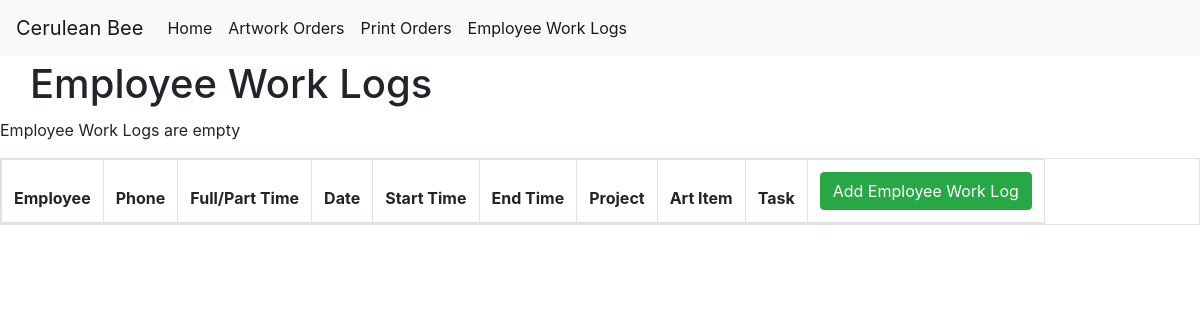
The page /employee_work_log_home on the database as committed earlier.
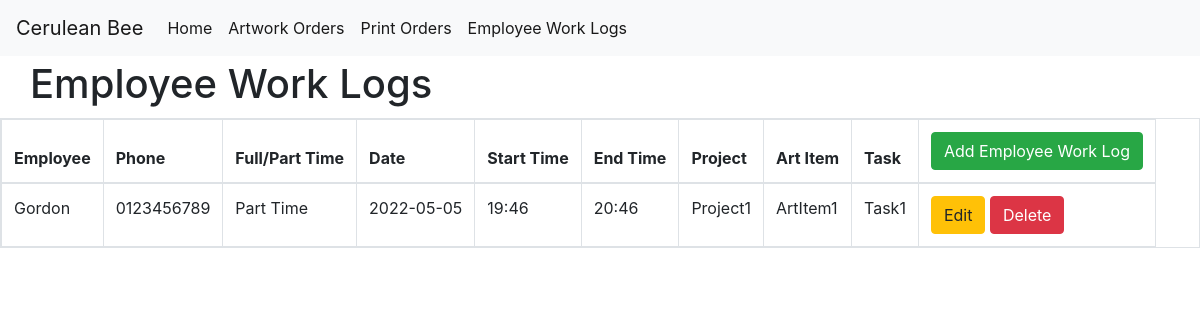
The same page on the database as committed later.
### main.py (models this page shows)
class Employee_Work_Log(db.Model):
    id = db.Column(db.Integer, primary_key=True)
    employee = db.Column(db.String(250), nullable=True)
    phone = db.Column(db.String(250), nullable=True)
    full_part_time = db.Column(db.String(250), nullable=True)
    date = db.Column(db.String(250), nullable=True)
    start_time = db.Column(db.String(250), nullable=True)
    project = db.Column(db.String(250), nullable=True)
    art_item = db.Column(db.String(250), nullable=True)
    task = db.Column(db.String(250), nullable=True)
    end_time = db.Column(db.String(250), nullable=True)

### main.py (the view)
@app.route('/employee_work_log_home')
def employee_work_log_home():
    all_employee_work_logs = db.session.query(Employee_Work_Log).all()
    return render_template('employee_work_log_home.html', all_employee_work_logs=all_employee_work_logs)

### templates/employee_work_log_home.html (shortened to what this page needs)
<!DOCTYPE html>
{% include "header.html" %}
<html lang="en">
    <head>
    </head>
    <body>
        <h1 style="margin:60px 0px 10px 30px">Employee Work Logs</h1>
        {% if all_employee_work_logs == [] %}
        <p>Employee Work Logs are empty</p>
        {% endif%}
        <table class="table table-bordered table-hover table-responsive">
            <thead>
                <tr>
                    <th>Employee</th>
                    <th>Phone</th>
                    <th>Full/Part Time</th>
                    <th>Date</th>
                    <th>Start Time</th>
                    <th>End Time</th>
                    <th>Project</th>
                    <th>Art Item</th>
                    <th>Task</th>
                    <th><a href="{{ url_for('add_employee_work_log') }}" class="btn btn-success" role="button">Add Employee Work Log</a></th>
                </tr>
            </thead>
            <tbody>
                {% for employee_work_log in all_employee_work_logs %}
                    <tr>
                        <td>{{ employee_work_log.employee }}</td>
                        <td>{{ employee_work_log.phone }}</td>
                        <td>{{ employee_work_log.full_part_time }}</td>
                        <td>{{ employee_work_log.date }}</td>
                        <td>{{ employee_work_log.start_time }}</td>
                        <td>{{ employee_work_log.end_time }}</td>
                        <td>{{ employee_work_log.project }}</td>
                        <td>{{ employee_work_log.art_item }}</td>
                        <td>{{ employee_work_log.task }}</td>
                        <td>
                            <a href="{{ url_for('edit_employee_work_log', id=employee_work_log.id) }}" class="btn btn-warning" role="button">Edit</a>
                            <a href="{{ url_for('delete_employee_work_log', id=employee_work_log.id) }}" class="btn btn-danger" role="button">Delete</a>
                        </td>
                    </tr>
                {% endfor %}
            </tbody>
        </table>
    </body>
</html>
{% include "footer.html" %}

### templates/header.html (shortened to what this page needs)
<!DOCTYPE html>
<html lang="en" dir="ltr">
    <head>
        <link rel="stylesheet" href="https://stackpath.bootstrapcdn.com/bootstrap/4.3.1/css/bootstrap.min.css">
    </head>
    <body>
        <div class="container">
            <nav class="navbar fixed-top navbar-expand-lg navbar-light bg-light">
                <a class="navbar-brand" href="#">Cerulean Bee</a>
                <div class="collapse navbar-collapse" id="navbarSupportedContent">
                    <ul class="navbar-nav mr-auto">
                        <li class="nav-item active show">
                            <a class="nav-link" href="{{ url_for('home') }}">Home <span class="sr-only">(current)</span></a>
                        </li>
                        <li class="nav-item show">
                            <a class="nav-link" href="{{ url_for('artwork_home') }}">Artwork Orders</a>
                        </li>
                        <li class="nav-item show">
                            <a class="nav-link" href="{{ url_for('print_order_home') }}">Print Orders</a>
                        </li>
                        <li class="nav-item show">
                            <a class="nav-link" href="{{ url_for('employee_work_log_home') }}">Employee Work Logs</a>
                        </li>
                    </ul>
                </div>
            </nav>
        </div>
    </body>

### templates/footer.html (shortened to what this page needs)
</body>
</html>

Rows that differ between the two databases and show on the page:
added Employee_Work_Log: employee "Gordon", phone "0123456789", full_part_time "Part Time", date "2022-05-05", start_time "19:46", end_time "20:46", project "Project1", art_item "ArtItem1", task "Task1"
Other text that changed with them:
text no longer shown: "Employee Work Logs are empty"
